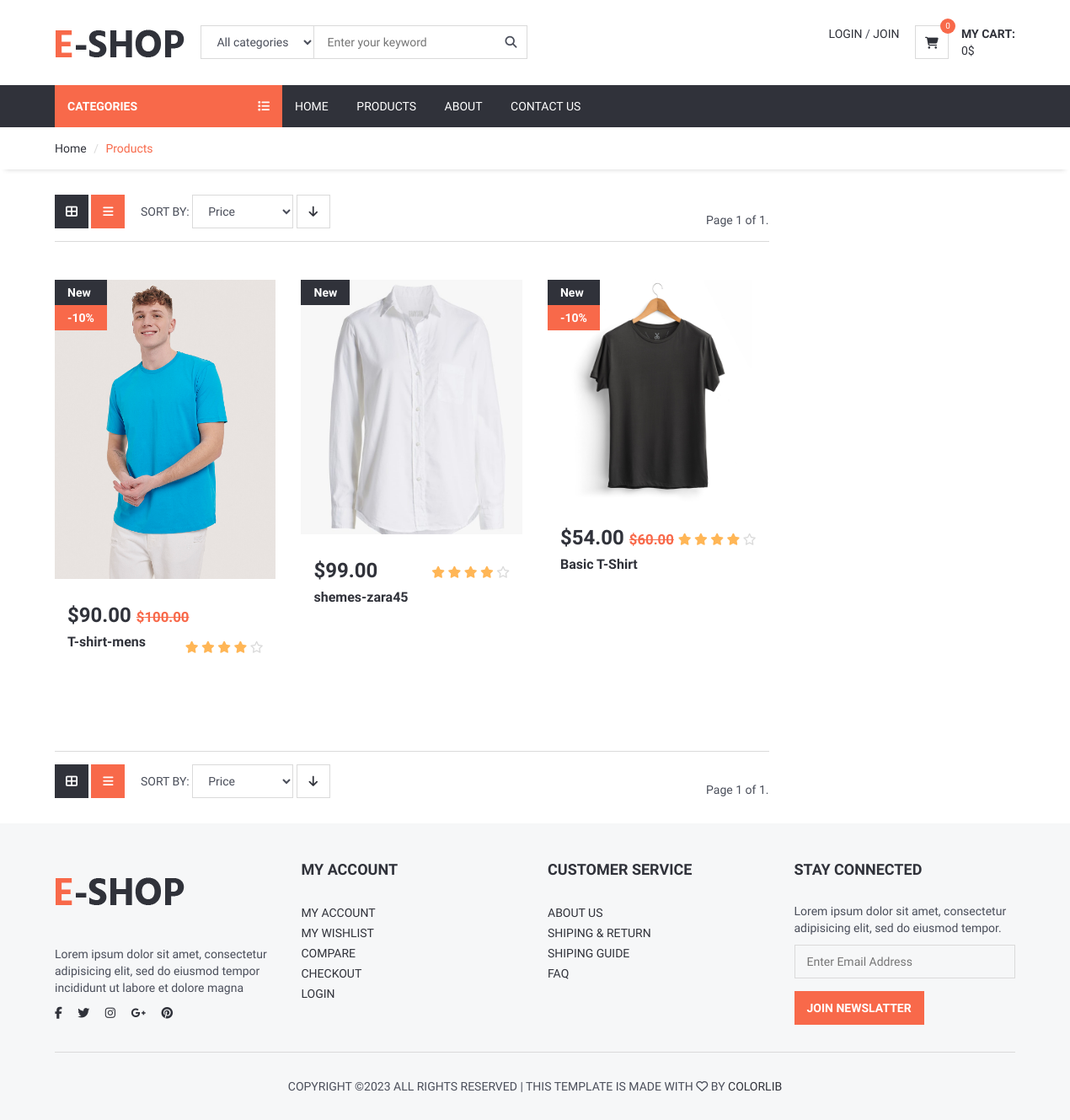
Page /product_category/2/mens-clothing on the committed database.
### shop/models.py (models this page shows, shortened)
class Product(models.Model):
    category = models.ForeignKey(Category, on_delete=models.CASCADE , related_name='product') #many to one relation with Category
    name = models.CharField(max_length=150)
    description = models.TextField(max_length=255, null=True , blank=True)
    price = models.DecimalField(max_digits=12, decimal_places=2,default=0)
    amount=models.IntegerField(default=0)
    discount=models.IntegerField()
    brand = models.CharField(max_length=150, null=True , blank=True)
    wishlist=models.ManyToManyField(User , related_name='productFav')
    slug = models.SlugField(null=True , blank=True)
    status=models.BooleanField(default=True)
    date_created=models.DateTimeField(auto_now_add=True)
    date_updated=models.DateTimeField(auto_now=True)
    class Meta:
        unique_together = ('name','slug')
        ordering=['-price']
    @property
    def get_total(self):
        total=self.price-(self.price * self.discount/100)
        return round(total,2)

class ProductImages(models.Model):
    product=models.ForeignKey(Product,on_delete=models.CASCADE ,related_name='productImage')
    image=models.ImageField(upload_to='product_images/' ,null=True , blank=True)

### shop/views.py (the view)
# urls.py: path('product_category/<int:id>/<slug:slug>',views.product_category, name='product_category'),
def product_category(request,id,slug):
    products=Product.objects.filter(category=id,status=True)
    if request.method == 'GET':
        ordering=request.GET.get('ordering')
        if ordering:
            products=products.order_by(ordering)
    paginator=Paginator(products , 10)
    page_number=request.GET.get('page')
    objects=paginator.get_page(page_number)
    context={
        'products':objects,
    }
    return render(request, 'product_category.html',context)

### shop/cart_context_processor.py (called while the page is built)
def get_cart(request):
    try:
        carts=ShopCart.objects.filter(user=request.user,status='pending')
        total=0
        total_quantity=0
        for item in carts:
            if item.product.discount:
                total+=item.get_discount_price
            else:
                total+= item.get_price
        for item in carts:
            total_quantity+=item.quantity
        return{
            "carts":carts,
            "total":total,
            "total_quantity":total_quantity,
        }
    except:
        return{
            "carts":None,
            "total":0,
            "total_quantity":0,
        }

### shop/templatetags/template_tags.py (called while the page is built)
@register.simple_tag
def categorys_tags():
    return Category.objects.all()

### shop/templates/product_category.html (shortened to what this page needs)
{% extends 'base.html' %}
{% block 'content' %}
	<div id="breadcrumb">
		<div class="container">
			<ul class="breadcrumb">
				<li><a href="#">Home</a></li>
				<li class="active">Products</li>
			</ul>
		</div>
	</div>
	<div class="section">
		<div class="container">
			<div class="row">
				<div id="main" class="col-md-9">
					<div class="store-filter clearfix">
						<div class="pull-left">
							<div class="row-filter">
								<a href="#"><i class="fa fa-th-large"></i></a>
								<a href="#" class="active"><i class="fa fa-bars"></i></a>
							</div>
							<div class="sort-filter">
								<form method='GET'>
								<span class="text-uppercase">Sort By:</span>
									<select name='ordering' class="input">
										<option value="" disabled selected hidden>Price</option>
									</select>
									<button class="main-btn icon-btn" type='submit'> <i class="fa fa-arrow-down"></i></button>
								</form>
							</div>
						</div>
						<div class="pull-right">
							<ul class="reviews-pages">
								<span class="current">
									Page {{ products.number }} of {{ products.paginator.num_pages }}.
								</span>
							</ul>
						</div>
					</div>
					<div id="store">
						<div class="row">
							{% if products %}
								{% for product in products  %}
								<div class="col-md-4 col-sm-6 col-xs-6">
									<div class="product product-single">
										<div class="product-thumb">
											<div class="product-label">
												<span>New</span>
												{% if product.discount %}
												<span class="sale">-{{product.discount}}%</span>
												{% endif %}
											</div>
											{% for image in product.productImage.all|slice:'1' %}
												<img src="{{image.image.url}}" alt="">
											{% endfor %}
										</div>
										<div class="product-body">
											{% if product.discount %}
												<h3 class="product-price">${{product.get_total}} <del class="product-old-price">${{product.price}}</del></h3>
											{% else %}
												<h3 class="product-price">${{product.price}}</h3>
											{% endif %}
											<div class="product-rating">
												<i class="fa fa-star"></i>
												<i class="fa fa-star"></i>
												<i class="fa fa-star"></i>
												<i class="fa fa-star"></i>
												<i class="fa fa-star-o empty"></i>
											</div>
											<h2 class="product-name"><a href="#">{{product.name}}</a></h2>
										</div>
									</div>
								</div>
								{% endfor %}
							{% else %}
								<div class="center">
									<div> No Products Available</div>
								</div>
							{% endif %}
						</div>
					</div>
					<div class="store-filter clearfix">
						<div class="pull-left">
							<div class="row-filter">
								<a href="#"><i class="fa fa-th-large"></i></a>
								<a href="#" class="active"><i class="fa fa-bars"></i></a>
							</div>
							<div class="sort-filter">
								<form method='GET'>
								<span class="text-uppercase">Sort By:</span>
									<select name='ordering' class="input">
										<option value="" disabled selected hidden>Price</option>
									</select>
									<button class="main-btn icon-btn" type='submit'> <i class="fa fa-arrow-down"></i></button>
								</form>
							</div>
						</div>
						<div class="pull-right">
							<ul class="reviews-pages">
								<span class="current">
									Page {{ products.number }} of {{ products.paginator.num_pages }}.
								</span>
							</ul>
						</div>
					</div>
				</div>
			</div>
		</div>
	</div>
{% endblock 'content' %}

### shop/static/css/style.css (style rules this page uses)
body { font-family: 'Hind', sans-serif; color: #4A4E5A; overflow-x: hidden; }
h1, h2, h3, h4, h5, h6 { color: #30323A; margin: 0 0 10px; font-weight: 700; }
a { color: #30323A; -webkit-transition: 0.3s color; transition: 0.3s color; }
ul, ol { margin: 0; padding: 0; list-style: none }
.main-btn, .primary-btn { display: inline-block; padding: 10px 15px; text-transform: uppercase; font-weight: 700; border: none; -webkit-transition: 0.3s all; transition: 0.3s all; }
.icon-btn.main-btn, .icon-btn.primary-btn { width: 40px; height: 40px; line-height: 40px; text-align: center; padding: 0px; border: none; }
.main-btn { color: #30323A; background-color: #FFF; -webkit-box-shadow: 0px 0px 0px 1px #DADADA inset, 0px 0px 0px 6px transparent; box-shadow: 0px 0px 0px 1px #DADADA inset, 0px 0px 0px 6px transparent; }
.input { width: 100%; height: 40px; padding: 0px 15px; border: none; background-color: transparent; -webkit-box-shadow: 0px 0px 0px 1px #DADADA inset, 0px 0px 0px 5px transparent; box-shadow: 0px 0px 0px 1px #DADADA inset, 0px 0px 0px 5px transparent; -webkit-transition: 0.3s all; transition: 0.3s all; }
.section { padding-top: 30px; padding-bottom: 30px; }
#breadcrumb { -webkit-box-shadow: 0px 6px 6px -6px rgba(0, 0, 0, 0.175); box-shadow: 0px 6px 6px -6px rgba(0, 0, 0, 0.175); }
.breadcrumb { background-color: transparent; border: none; border-radius: 0px; padding: 15px 0px; margin: 0; }
.breadcrumb>.active { color: #F8694A; }
.breadcrumb>li+li:before { color: #DADADA; }
.product .product-old-price { color: #F8694A; font-size: 70%; }
.product .product-rating { display: inline-block; }
.product .product-rating>i { color: #FFB656; }
.product .product-rating>i.empty { color: #DADADA; }
.product .product-label>span { position: relative; display: inline-block; padding: 5px 15px; font-weight: 700; color: #FFF; background-color: #30323A; z-index: 22; }
.product .product-label>span.sale { background-color: #F8694A; }
.product.product-single { margin-top: 15px; margin-bottom: 15px; -webkit-transition: 0.3s all; transition: 0.3s all; }
.product.product-single .product-thumb { position: relative; margin-bottom: 15px; }
.product.product-single .product-thumb>img { width: 100%; }
.product.product-single .product-thumb:after { content: ""; position: absolute; top: 0; left: 0; right: 0; bottom: 0; background-color: #FFF; opacity: 0; visibility: hidden; z-index: 0; -webkit-transition: 0.3s all; transition: 0.3s all; }
.product.product-single .product-label { position: absolute; left: 0; top: 0; }
.product.product-single .product-label>span { display: block; }
.product.product-single .product-body { padding: 15px; }
.product.product-single .product-price { display: inline-block; }
.product.product-single .product-rating { float: right; margin-top: 5px; }
.product.product-single .product-name { font-size: 16px; }
#store { margin-top: 15px; padding-top: 30px; border-top: 1px solid #DADADA; margin-bottom: 15px; padding-bottom: 30px; border-bottom: 1px solid #DADADA; }
.row-filter { display: inline-block; vertical-align: top; }
.row-filter>a { display: inline-block; height: 40px; width: 40px; line-height: 40px; text-align: center; color: #FFF; background-color: #30323A; -webkit-transition: 0.3s all; transition: 0.3s all; }
.row-filter>a.active { background-color: #F8694A; }
.sort-filter { display: inline-block; margin-left: 15px; }
.sort-filter select.input { width: 120px; }

### rows in the picture
Product: discount "10", get_total "90.00", price "100.00", name "T-shirt-mens"
ProductImages: image (picture)
Product: price "99.00", name "shemes-zara45"
ProductImages: image (picture)
Product: discount "10", get_total "54.00", price "60.00", name "Basic T-Shirt"
ProductImages: image (picture)

### other values in the picture
{{ total_quantity }} "0"
{{ total }} "0"
{{ products.number }} "1"
{{ products.paginator.num_pages }} "1"
